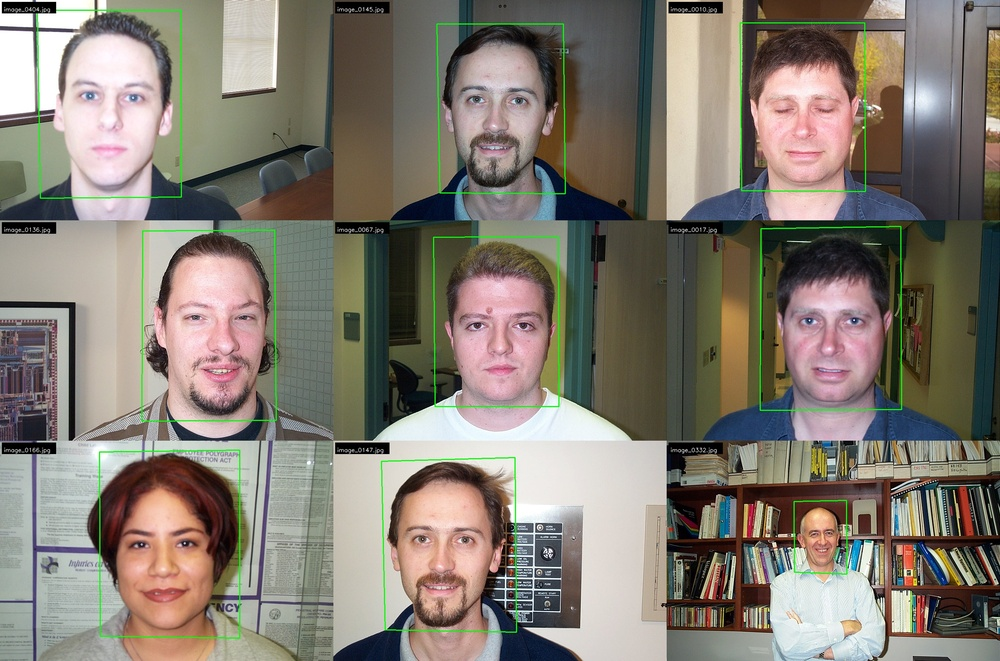
#> input picture collage_with_bboxes.jpg, 1000 x 661 px, shrunk from 2688 x 1776 before the run, given in place of the camera
$ python haarcascades.py
#> lines starting #> are read from the running program, lines starting #| are printed output that depends on the picture; after the words box and inside, x2 and y2 are one past the last pixel; in counts of white or black regions, pixels touching at a corner belong together
#> further down, frame is the input picture: shape (661, 1000, 3); mean B, G, R 114, 124.6, 131.4
"""
This script detects faces and eyes in a video stream using OpenCV's Haar Cascade Classifier.
The script is based on the following tutorial:
https://docs.opencv.org/4.x/db/d28/tutorial_cascade_classifier.html
"""

from __future__ import print_function
import cv2 as cv
import argparse
import time


def detectAndDisplay(frame):
    start_time = time.time()

    frame_gray = cv.cvtColor(frame, cv.COLOR_BGR2GRAY)
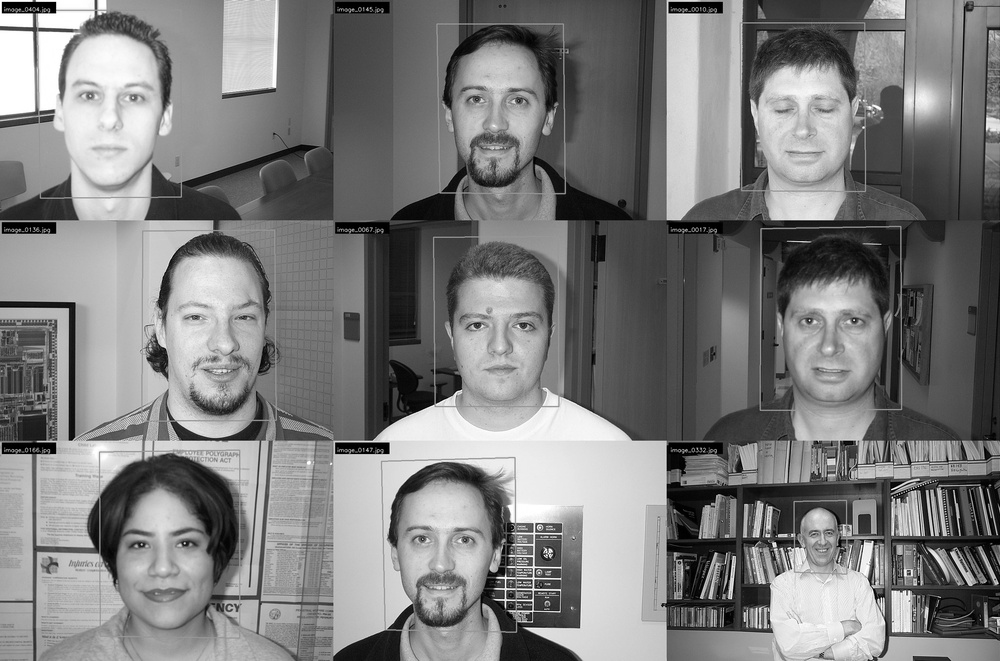
#> frame_gray: shape (661, 1000); min 0, max 255, mean 125.4
    frame_gray = cv.equalizeHist(frame_gray)

    # Detect faces
    faces = face_cascade.detectMultiScale(frame_gray)
#> faces = [[799, 515, 46, 46], [749, 64, 112, 112], [770, 274, 123, 123], [384, 494, 118, 118], [439, 55, 117, 117], [440, 278, 121, 121], [105, 499, 117, 117], [48, 48, 127, 127], [158, 269, 123, 123]]
    for (x, y, w, h) in faces:
        center = (x + w//2, y + h//2)
        frame = cv.ellipse(frame, center, (w//2, h//2), 0, 0, 360, (255, 0, 255), 4)

        faceROI = frame_gray[y:y+h, x:x+w]

        # In each face, detect eyes
        eyes = eyes_cascade.detectMultiScale(faceROI)
        for (x2, y2, w2, h2) in eyes:
            eye_center = (x + x2 + w2//2, y + y2 + h2//2)
            radius = int(round((w2 + h2)*0.25))
            frame = cv.circle(frame, eye_center, radius, (255, 0, 0), 4)
#> this loop made 9 passes
#> (x, y, w, h, center, eyes) on passes 3 to 9: (770, 274, 123, 123, (831, 335), [[26, 35, 24, 24], [71, 34, 26, 26]]), (384, 494, 118, 118, (443, 553), [[24, 33, 25, 25], [68, 33, 26, 26]]), (439, 55, 117, 117, (497, 113), [[24, 33, 24, 24], [68, 35, 24, 24]]), (440, 278, 121, 121, (500, 338), [[24, 36, 24, 24], [73, 36, 23, 23]]), (105, 499, 117, 117, (163, 557), [[69, 32, 27, 27], [21, 33, 28, 28]]), (48, 48, 127, 127, (111, 111), [[28, 35, 26, 26], [71, 35, 30, 30]]), (158, 269, 123, 123, (219, 330), [[25, 37, 23, 23], [74, 36, 23, 23]])
#> (x, y, w, h, center) on passes 1 to 2: (799, 515, 46, 46, (822, 538)), (749, 64, 112, 112, (805, 120))
#> pass 1, in detectAndDisplay, `frame = cv.ellipse(frame, center, (w//2, h//2), 0, 0, 360, (255, 0, 25..`:
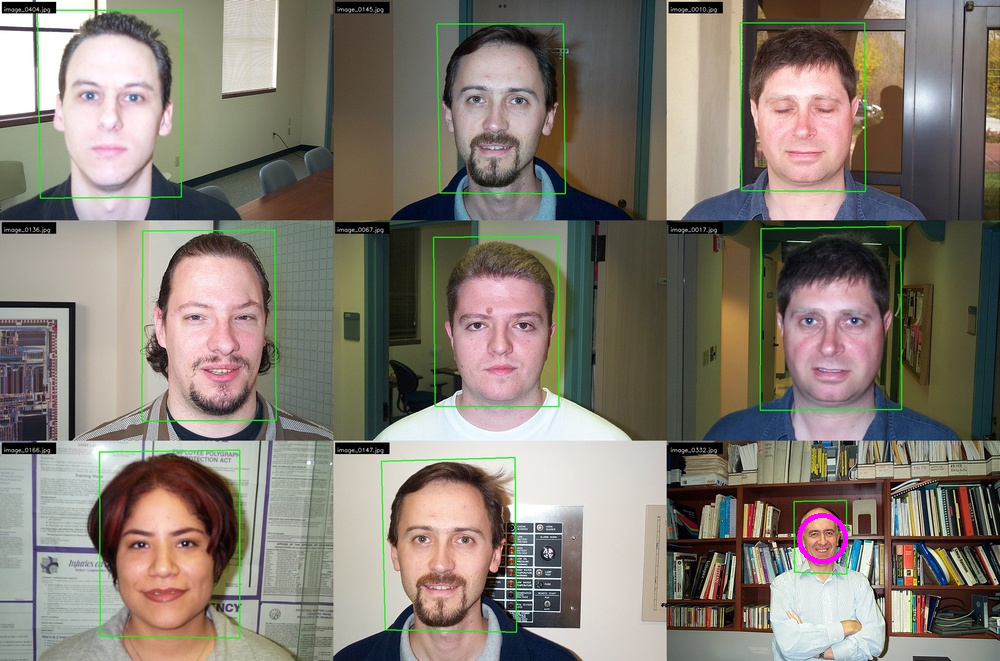
#> frame: shape (661, 1000, 3); 0.11% of pixels changed, all inside (x1, y1, x2, y2) = (797, 513, 848, 564)
#> pass 1, in detectAndDisplay, `faceROI = frame_gray[y:y+h, x:x+w]`:
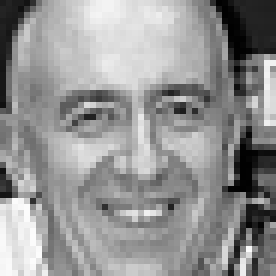
#> faceROI: shape (46, 46) (shown 6 times larger); min 1, max 252, mean 147.3
#> pass 2, in detectAndDisplay, `frame = cv.ellipse(frame, center, (w//2, h//2), 0, 0, 360, (255, 0, 25..`:
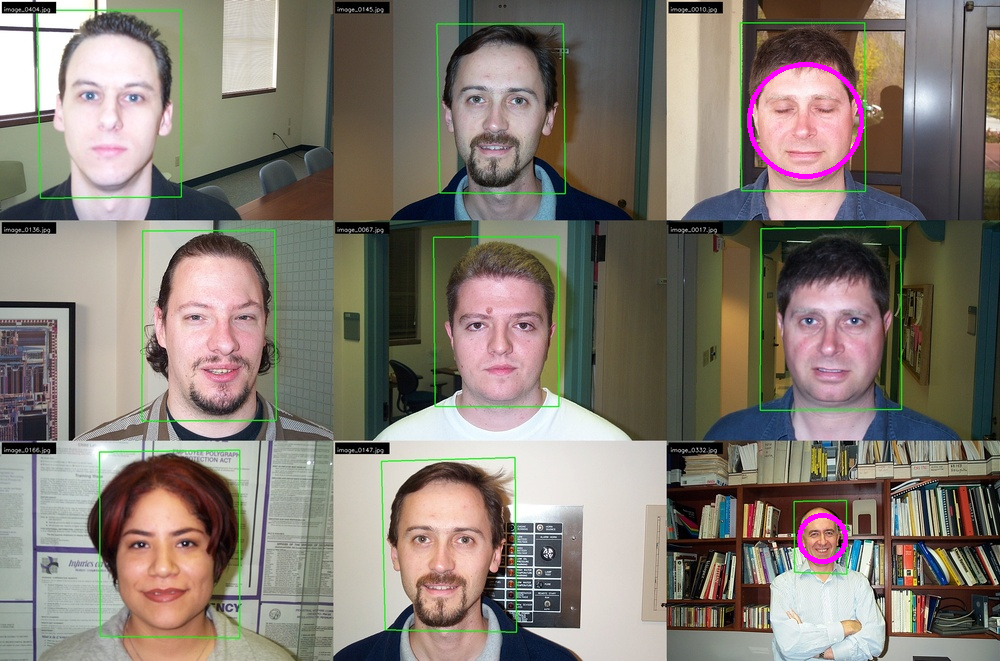
#> frame: shape (661, 1000, 3); 0.26% of pixels changed, all inside (x1, y1, x2, y2) = (747, 62, 864, 179)
#> pass 2, in detectAndDisplay, `faceROI = frame_gray[y:y+h, x:x+w]`:
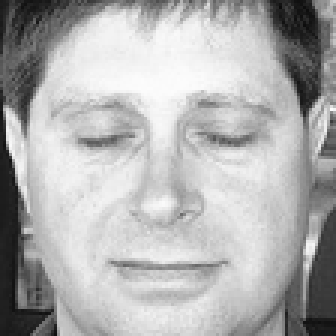
#> faceROI: shape (112, 112) (shown 3 times larger); min 11, max 252, mean 175.9
#> after the loop:
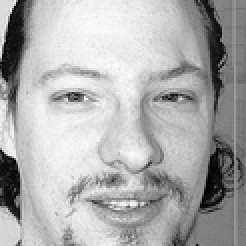
#> faceROI: shape (123, 123) (shown 2 times larger); min 1, max 250, mean 173.2
#> after the loop:
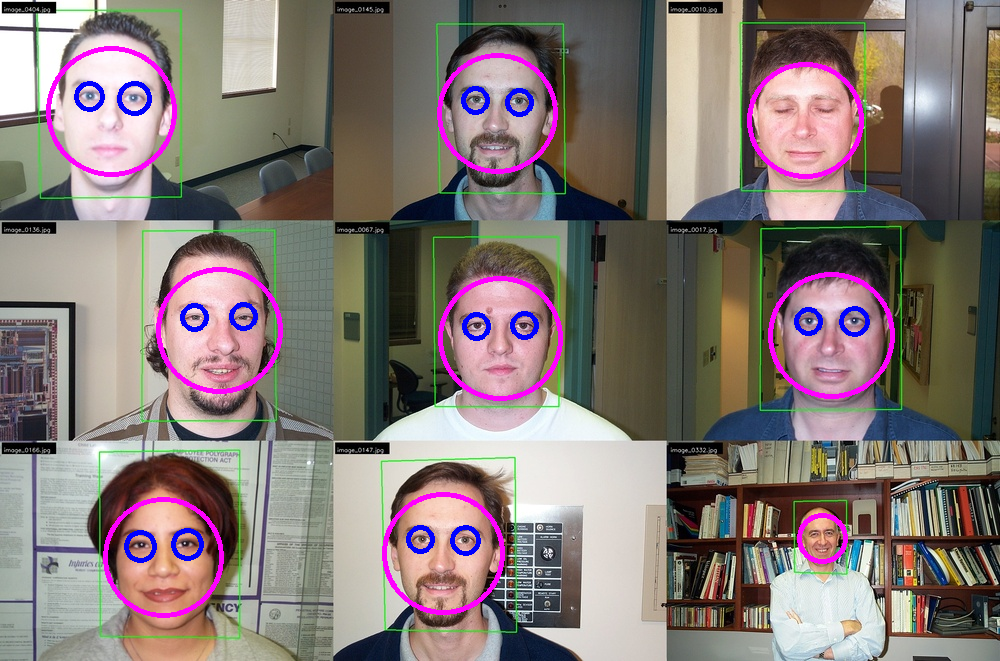
#> frame: shape (661, 1000, 3); 2.81% of pixels changed, all inside (x1, y1, x2, y2) = (46, 46, 895, 618)

    end_time = time.time()
    detection_time = end_time - start_time
    print(f"Detection time: {detection_time:.4f} seconds", end="\r")

    cv.imshow('Capture - Face detection', frame)


parser = argparse.ArgumentParser(description='Code for Cascade Classifier tutorial.')
parser.add_argument('--face_cascade', help='Path to face cascade.', default='data/haarcascades/haarcascade_frontalface_alt.xml')
parser.add_argument('--eyes_cascade', help='Path to eyes cascade.', default='data/haarcascades/haarcascade_eye_tree_eyeglasses.xml')
parser.add_argument('--camera', help='Camera divide number.', type=int, default=0)
args = parser.parse_args()

face_cascade_name = args.face_cascade
eyes_cascade_name = args.eyes_cascade

face_cascade = cv.CascadeClassifier()
eyes_cascade = cv.CascadeClassifier()


# 1. Load the cascades
if not face_cascade.load(cv.samples.findFile(face_cascade_name)):
    print('--(!)Error loading face cascade')
    exit(0)
if not eyes_cascade.load(cv.samples.findFile(eyes_cascade_name)):
    print('--(!)Error loading eyes cascade')
    exit(0)


# 2. Read the video stream
camera_device = args.camera
cap = cv.VideoCapture(camera_device)
if not cap.isOpened:
    print('--(!)Error opening video capture')
    exit(0)

while True:
    ret, frame = cap.read()
    if frame is None:
        print('--(!) No captured frame -- Break!')
        break
    detectAndDisplay(frame)
    if cv.waitKey(10) == 27:
#> (key Esc is pressed here)
        break
